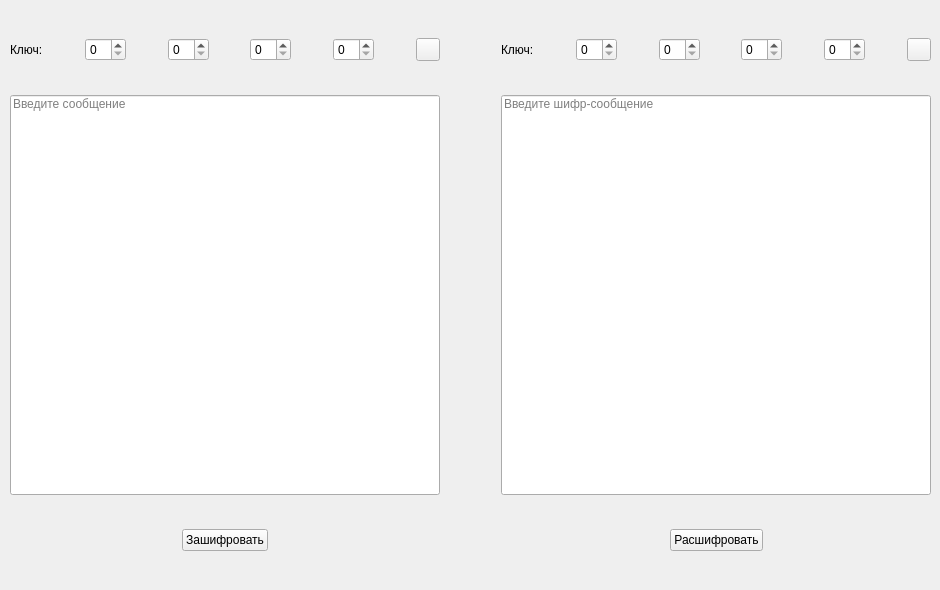
    <widget class="QWidget" name="aff_rec">
     <attribute name="title">
      <string>Аффинный рекуррентный шифр</string>
     </attribute>
     <widget class="QWidget" name="layoutWidget_2">
      <property name="geometry">
       <rect>
        <x>10</x>
        <y>10</y>
        <width>921</width>
        <height>571</height>
       </rect>
      </property>
      <layout class="QHBoxLayout" name="horizontalLayout_7">
       <item>
        <layout class="QVBoxLayout" name="verticalLayout_3">
         <item>
          <layout class="QHBoxLayout" name="horizontalLayout_8">
           <item>
            <widget class="QLabel" name="label_6">
             <property name="text">
              <string>Ключ:</string>
             </property>
            </widget>
           </item>
           <item>
            <spacer name="horizontalSpacer_15">
             <property name="orientation">
              <enum>Qt::Horizontal</enum>
             </property>
             <property name="sizeHint" stdset="0">
              <size>
               <width>40</width>
               <height>20</height>
              </size>
             </property>
            </spacer>
           </item>
           <item>
            <widget class="QSpinBox" name="aff_rec_alf_zas1">
             <property name="value">
              <number>0</number>
             </property>
            </widget>
           </item>
           <item>
            <spacer name="horizontalSpacer_16">
             <property name="orientation">
              <enum>Qt::Horizontal</enum>
             </property>
             <property name="sizeHint" stdset="0">
              <size>
               <width>40</width>
               <height>20</height>
              </size>
             </property>
            </spacer>
           </item>
           <item>
            <widget class="QSpinBox" name="aff_rec_bet_zas1">
             <property name="value">
              <number>0</number>
             </property>
            </widget>
           </item>
           <item>
            <spacer name="horizontalSpacer_17">
             <property name="orientation">
              <enum>Qt::Horizontal</enum>
             </property>
             <property name="sizeHint" stdset="0">
              <size>
               <width>40</width>
               <height>20</height>
              </size>
             </property>
            </spacer>
           </item>
           <item>
            <widget class="QSpinBox" name="aff_rec_alf_zas2">
             <property name="value">
              <number>0</number>
             </property>
            </widget>
           </item>
           <item>
            <spacer name="horizontalSpacer_27">
             <property name="orientation">
              <enum>Qt::Horizontal</enum>
             </property>
             <property name="sizeHint" stdset="0">
              <size>
               <width>40</width>
               <height>20</height>
              </size>
             </property>
            </spacer>
           </item>
           <item>
            <widget class="QSpinBox" name="aff_rec_bet_zas2">
             <property name="value">
              <number>0</number>
             </property>
            </widget>
           </item>
           <item>
            <spacer name="horizontalSpacer_28">
             <property name="orientation">
              <enum>Qt::Horizontal</enum>
             </property>
             <property name="sizeHint" stdset="0">
              <size>
               <width>40</width>
               <height>20</height>
              </size>
             </property>
            </spacer>
           </item>
           <item>
            <widget class="QToolButton" name="aff_rec_cl_in">
             <property name="text">
              <string/>
             </property>
             <property name="icon">
              <iconset resource="resource.qrc">
               <normaloff>:/pic/update-arrow.ico</normaloff>:/pic/update-arrow.ico</iconset>
             </property>
            </widget>
           </item>
          </layout>
         </item>
         <item>
          <widget class="QLineEdit" name="aff_rec_in">
           <property name="minimumSize">
            <size>
             <width>400</width>
             <height>400</height>
            </size>
           </property>
           <property name="text">
            <string/>
           </property>
           <property name="alignment">
            <set>Qt::AlignLeading|Qt::AlignLeft|Qt::AlignTop</set>
           </property>
           <property name="placeholderText">
            <string>Введите сообщение</string>
           </property>
          </widget>
         </item>
         <item>
          <layout class="QHBoxLayout" name="horizontalLayout_9">
           <item>
            <spacer name="horizontalSpacer_18">
             <property name="orientation">
              <enum>Qt::Horizontal</enum>
             </property>
             <property name="sizeHint" stdset="0">
              <size>
               <width>40</width>
               <height>20</height>
              </size>
             </property>
            </spacer>
           </item>
           <item>
            <widget class="QPushButton" name="aff_rec_zashif">
             <property name="text">
              <string>Зашифровать</string>
             </property>
            </widget>
           </item>
           <item>
            <spacer name="horizontalSpacer_19">
             <property name="orientation">
              <enum>Qt::Horizontal</enum>
             </property>
             <property name="sizeHint" stdset="0">
              <size>
               <width>40</width>
               <height>20</height>
              </size>
             </property>
            </spacer>
           </item>
          </layout>
         </item>
        </layout>
       </item>
       <item>
        <spacer name="horizontalSpacer_30">
         <property name="orientation">
          <enum>Qt::Horizontal</enum>
         </property>
         <property name="sizeHint" stdset="0">
          <size>
           <width>40</width>
           <height>20</height>
          </size>
         </property>
        </spacer>
       </item>
       <item>
        <spacer name="horizontalSpacer_21">
         <property name="orientation">
          <enum>Qt::Horizontal</enum>
         </property>
         <property name="sizeHint" stdset="0">
          <size>
           <width>40</width>
           <height>20</height>
          </size>
         </property>
        </spacer>
       </item>
       <item>
        <spacer name="horizontalSpacer_20">
         <property name="orientation">
          <enum>Qt::Horizontal</enum>
         </property>
         <property name="sizeHint" stdset="0">
          <size>
           <width>40</width>
           <height>20</height>
          </size>
         </property>
        </spacer>
       </item>
       <item>
        <layout class="QVBoxLayout" name="verticalLayout_4">
         <item>
          <layout class="QHBoxLayout" name="horizontalLayout_10">
           <item>
            <widget class="QLabel" name="label_7">
             <property name="text">
              <string>Ключ:</string>
             </property>
            </widget>
           </item>
           <item>
            <spacer name="horizontalSpacer_22">
             <property name="orientation">
              <enum>Qt::Horizontal</enum>
             </property>
             <property name="sizeHint" stdset="0">
              <size>
               <width>40</width>
               <height>20</height>
              </size>
             </property>
            </spacer>
           </item>
           <item>
            <widget class="QSpinBox" name="aff_rec_alf_ras1"/>
           </item>
           <item>
            <spacer name="horizontalSpacer_23">
             <property name="orientation">
              <enum>Qt::Horizontal</enum>
             </property>
             <property name="sizeHint" stdset="0">
              <size>
               <width>40</width>
               <height>20</height>
              </size>
             </property>
            </spacer>
           </item>
           <item>
            <widget class="QSpinBox" name="aff_rec_bet_ras1"/>
           </item>
           <item>
            <spacer name="horizontalSpacer_14">
             <property name="orientation">
              <enum>Qt::Horizontal</enum>
             </property>
             <property name="sizeHint" stdset="0">
              <size>
               <width>40</width>
               <height>20</height>
              </size>
             </property>
            </spacer>
           </item>
           <item>
            <widget class="QSpinBox" name="aff_rec_alf_ras2"/>
           </item>
           <item>
            <spacer name="horizontalSpacer_29">
             <property name="orientation">
              <enum>Qt::Horizontal</enum>
             </property>
             <property name="sizeHint" stdset="0">
              <size>
               <width>40</width>
               <height>20</height>
              </size>
             </property>
            </spacer>
           </item>
           <item>
            <widget class="QSpinBox" name="aff_rec_bet_ras2"/>
           </item>
           <item>
            <spacer name="horizontalSpacer_24">
             <property name="orientation">
              <enum>Qt::Horizontal</enum>
             </property>
             <property name="sizeHint" stdset="0">
              <size>
               <width>40</width>
               <height>20</height>
              </size>
             </property>
            </spacer>
           </item>
           <item>
            <widget class="QToolButton" name="aff_rec_cl_ou">
             <property name="text">
              <string/>
             </property>
             <property name="icon">
              <iconset resource="resource.qrc">
               <normaloff>:/pic/update-arrow.ico</normaloff>:/pic/update-arrow.ico</iconset>
             </property>
            </widget>
           </item>
          </layout>
         </item>
         <item>
          <widget class="QLineEdit" name="aff_rec_ou">
           <property name="minimumSize">
            <size>
             <width>400</width>
             <height>400</height>
            </size>
           </property>
           <property name="alignment">
            <set>Qt::AlignLeading|Qt::AlignLeft|Qt::AlignTop</set>
           </property>
           <property name="placeholderText">
            <string>Введите шифр-сообщение</string>
           </property>
          </widget>
         </item>
         <item>
          <layout class="QHBoxLayout" name="horizontalLayout_11">
           <item>
            <spacer name="horizontalSpacer_25">
             <property name="orientation">
              <enum>Qt::Horizontal</enum>
             </property>
             <property name="sizeHint" stdset="0">
              <size>
               <width>40</width>
               <height>20</height>
              </size>
             </property>
            </spacer>
           </item>
           <item>
            <widget class="QPushButton" name="aff_rec_rashif">
             <property name="text">
              <string>Расшифровать</string>
             </property>
            </widget>
           </item>
           <item>
            <spacer name="horizontalSpacer_26">
             <property name="orientation">
              <enum>Qt::Horizontal</enum>
             </property>
             <property name="sizeHint" stdset="0">
              <size>
               <width>40</width>
               <height>20</height>
              </size>
             </property>
            </spacer>
           </item>
          </layout>
         </item>
        </layout>
       </item>
      </layout>
     </widget>
    </widget>
